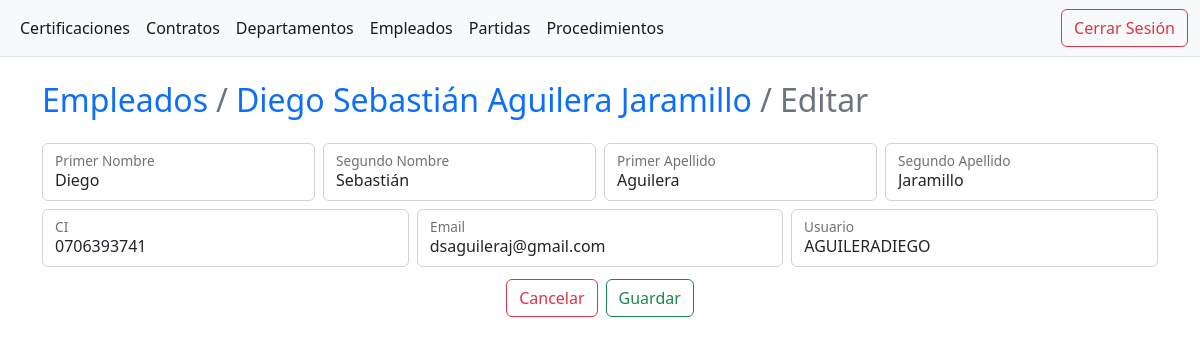
/employee/update/0706393741/ (signed in), run on the app's committed database.
### apps/employee/models.py (models this page shows, shortened)
class Employee(models.Model):
    ci = models.CharField(primary_key=True, max_length=10)
    first_name = models.CharField(max_length=20)
    middle_name = models.CharField(max_length=20)
    first_last_name = models.CharField(max_length=20)
    middle_last_name = models.CharField(max_length=20)
    email = models.EmailField(max_length=100, unique=True)
    user = models.CharField(max_length=50, unique=True)
    class Meta:
        ordering = ["first_last_name", "middle_last_name",
                    "first_name", "middle_name", "ci"]

### apps/employee/views.py (the view)
# urls.py: path("update/<str:pk>/", views.update_employee, name="update")
def update_employee(request: HttpRequest, pk: str) -> HttpResponse | HttpResponseRedirect:
    try:
        employee = Employee.objects.get(pk=pk)
    except Employee.DoesNotExist:
        context = {"message": "Empleado no encontrado"}
        return render(request, "employee/list.html", context)
    except Exception as error:
        context = {"Exception": error}
        return render(request, "employee/list.html", context)
    else:
        context = {"employee": employee}
    if request.method == "POST":
        employee.ci = request.POST.get("ci").strip()
        employee.first_name = request.POST.get("first_name").strip()
        employee.middle_name = request.POST.get("middle_name").strip()
        employee.first_last_name = request.POST.get("first_last_name").strip()
        employee.middle_last_name = request.POST.get("middle_last_name").strip()
        employee.email = request.POST.get("email").strip()
        employee.user = request.POST.get("user").strip()
        try:
            employee.save()
        except IntegrityError as error:
            context["IntegrityError"] = error
            return render(request, "employee/update.html", context)
        except Exception as error:
            context["Exception"] = error
            return render(request, "employee/update.html", context)
        else:
            return redirect(reverse_lazy("employee:detail", args=[pk]))
    else:
        return render(request, "employee/update.html", context)

### templates/employee/update.html (shortened to what this page needs)
{% extends 'base.html' %}
{% block body %}
  <ol class="breadcrumb">
    <li class="breadcrumb-item h2" aria-current="page">
      <a class="text-decoration-none" href="{% url 'employee:list' %}">Empleados</a>
    </li>
    <li class="breadcrumb-item h2" aria-current="page">
      <a class="text-decoration-none" href="{% url 'employee:detail' employee.pk %}">{{ employee.first_name }} {{ employee.middle_name }} {{ employee.first_last_name }} {{ employee.middle_last_name }}</a>
    </li>
    <li class="breadcrumb-item h2 active" aria-current="page">Editar</li>
  </ol>
  <form method="POST" class="row g-2">
    <div class="col-12 col-md-3">
      <div class="form-floating">
        <input type="text" class="form-control" id="first_name" name="first_name" maxlength="20" value="{{ employee.first_name }}" required />
        <label for="first_name">Primer Nombre</label>
      </div>
    </div>
    <div class="col-12 col-md-3">
      <div class="form-floating">
        <input type="text" class="form-control" id="middle_name" name="middle_name" maxlength="20" value="{{ employee.middle_name }}" required />
        <label for="middle_name">Segundo Nombre</label>
      </div>
    </div>
    <div class="col-12 col-md-3">
      <div class="form-floating">
        <input type="text" class="form-control" id="first_last_name" name="first_last_name" maxlength="20" value="{{ employee.first_last_name }}" required />
        <label for="first_last_name">Primer Apellido</label>
      </div>
    </div>
    <div class="col-12 col-md-3">
      <div class="form-floating">
        <input type="text" class="form-control" id="middle_last_name" name="middle_last_name" maxlength="20" value="{{ employee.middle_last_name }}" required />
        <label for="middle_last_name">Segundo Apellido</label>
      </div>
    </div>
    <div class="col-12 col-md-4">
      <div class="form-floating">
        <input type="text" class="form-control" id="ci" name="ci" maxlength="10" value="{{ employee.ci }}" required />
        <label for="ci">CI</label>
      </div>
    </div>
    <div class="col-12 col-md-4">
      <div class="form-floating">
        <input type="email" class="form-control" id="email" name="email" maxlength="100" value="{{ employee.email }}" required />
        <label for="email">Email</label>
      </div>
    </div>
    <div class="col-12 col-md-4">
      <div class="form-floating">
        <input type="text" class="form-control" id="user" name="user" maxlength="50" value="{{ employee.user }}" required />
        <label for="user">Usuario</label>
      </div>
    </div>
    <div class="d-flex justify-content-center">
      <a type="button" href="{% url 'employee:list' %}" class="btn m-1 btn-outline-danger">Cancelar</a>
      <button type="submit" class="btn m-1 btn-outline-success">Guardar</button>
    </div>
  </form>
{% endblock %}

### data on the page
Employee: first_name "Diego", middle_name "Sebastián", first_last_name "Aguilera", middle_last_name "Jaramillo", ci "0706393741", email "dsaguileraj@gmail.com", user "AGUILERADIEGO"
